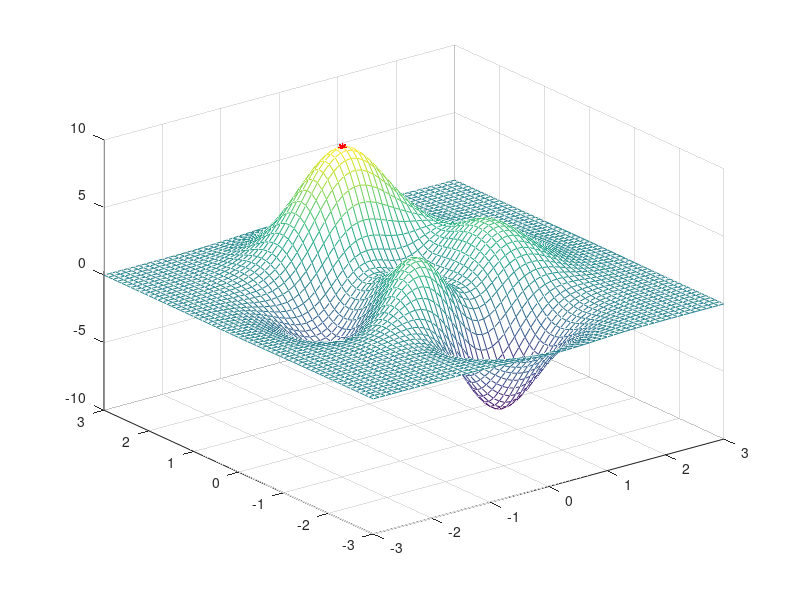
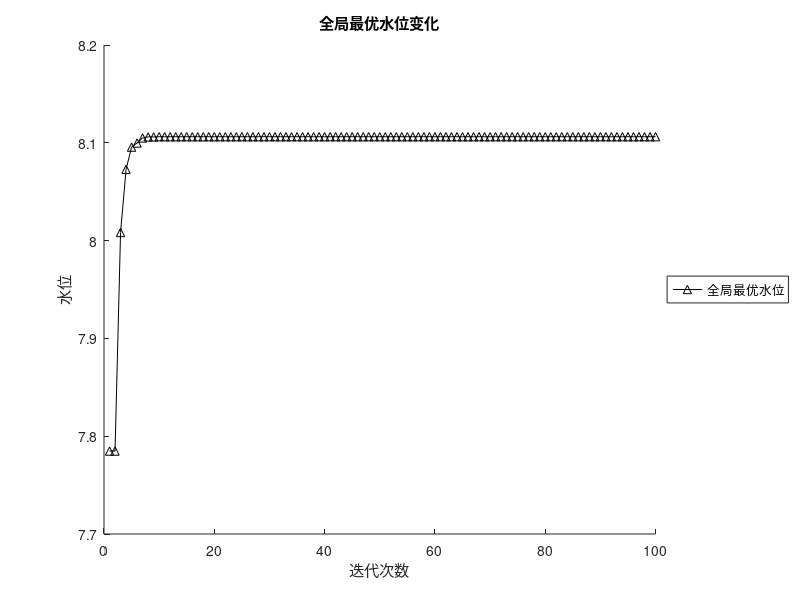

Source code (MATLAB) for these figures, in order:
clc; clear all; close all;

% 初始化
num_iterations = 100;  % 迭代次数
num_teams = 50;  % 团队数
pset = zeros(num_iterations, num_teams, 2);  % 粒子集
pset(1, :, :) = rand(num_teams, 2)*6 - 3;  % 初始位置
water_level = zeros(num_iterations, num_teams);  % 水位
velocity = zeros(num_teams, 2);  % 初始速度为0
gbest_value = zeros(num_iterations, 1);  % 全局最优解的值

% 计算初始水位
for i = 1:num_teams
    water_level(1, i) = peaks(pset(1, i, 1), pset(1, i, 2));
end

% 初始个体最优和全局最优
pbest = squeeze(pset(1, :, :));
gbest_idx = find(water_level(1, :) == max(water_level(1, :)), 1);
gbest = pbest(gbest_idx, :);
gbest_value(1) = water_level(1, gbest_idx);  % 存储全局最优解的值

w = 0.3;  % 惯性权重
c1 = 0.5;  % 参数c1
c2 = 0.7;  % 参数c2

% 绘制初始3D图
figure;
[X,Y] = meshgrid(-3:0.1:3);
Z = peaks(X,Y);
mesh(X,Y,Z);
hold on;

% 迭代
for t = 2:num_iterations
    for n = 1:num_teams
        % 更新位置
        for v = 1:2
            r1 = rand();  % 随机数r1
            r2 = rand();  % 随机数r2
            velocity(n, v) = w * velocity(n, v) + c1 * r1 * (pbest(n, v) - pset(t-1, n, v)) + c2 * r2 * (gbest(v) - pset(t-1, n, v));
            pset(t, n, v) = pset(t-1, n, v) + velocity(n, v);
            % 边界条件
            pset(t, n, v) = min(max(pset(t, n, v), -3), 3);
        end
        % 计算水位
        water_level(t, n) = peaks(pset(t, n, 1), pset(t, n, 2));
        % 更新个体最优
        if water_level(t, n) > max(water_level(1 : t-1, n))
            pbest(n, :) = squeeze(pset(t, n, :));
        end
    end
    % 更新全局最优
    [max_value, max_idx] = max(water_level(t, :));
    if max_value > gbest_value(t-1)
        gbest_value(t) = max_value;
        gbest = squeeze(pset(t, max_idx, :));
    else
        gbest_value(t) = gbest_value(t-1);
    end

    % 更新3D图
    clf;  % 清除当前figure窗口
    mesh(X,Y,Z);
    hold on;
    plot3(pset(t,:,1), pset(t,:,2), water_level(t,:), 'r*');
    pause(0.02);
end

figure; % 合成图
hold on;
plot(gbest_value, 'k-^', 'DisplayName','全局最优水位');
title('全局最优水位变化');
xlabel('迭代次数');
ylabel('水位');
legend('Location','eastoutside'); % 显示图例，并放到图形的外右边
hold off;
